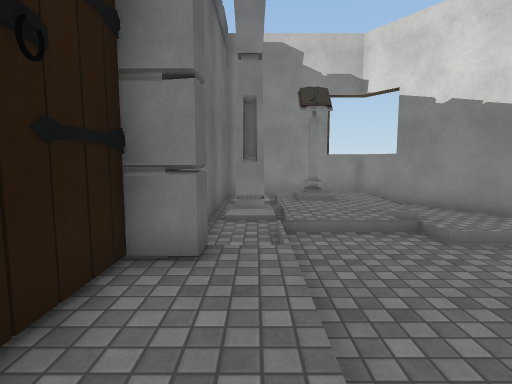
[1] (above)

12 first-person views from a walk through a 3-D level made in the Unity game engine. The camera is 1.3 m above the floor, tilts 6° down and sees 80° across. The floor is counted in squares, 1 m on a side. Each view is taken from the middle of a square. On the plan, view 1 faces up. The plan holds only what a view shows up to about 14 squares ahead; the rest is blank. The place goes on beyond the plan. Surface patterns are stand-ins for the level's own textures.

[2]
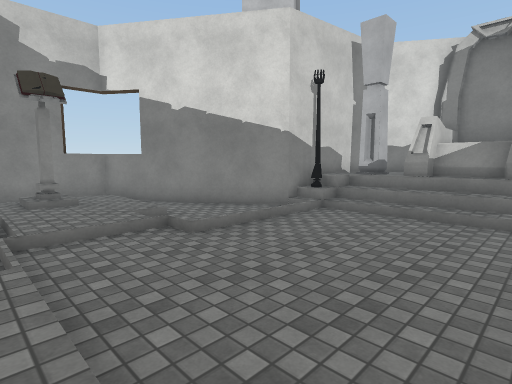

[3]
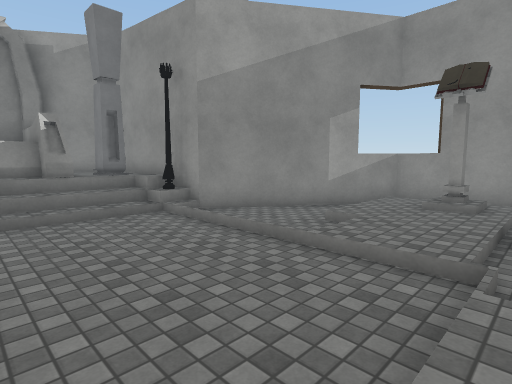

[4]
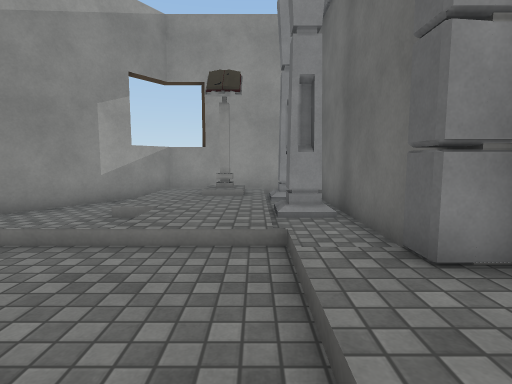

[5]
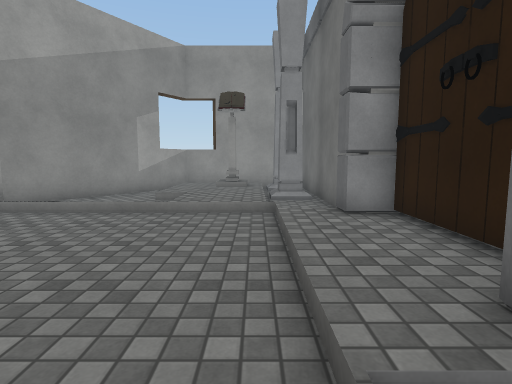

[6]
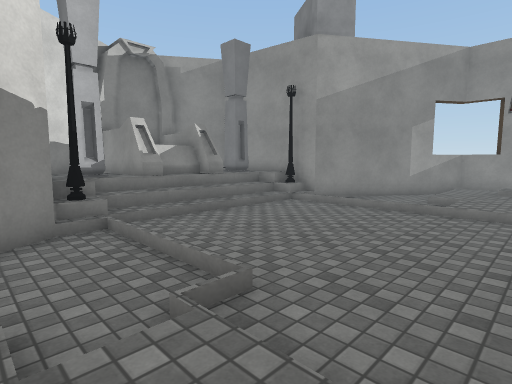

[7]
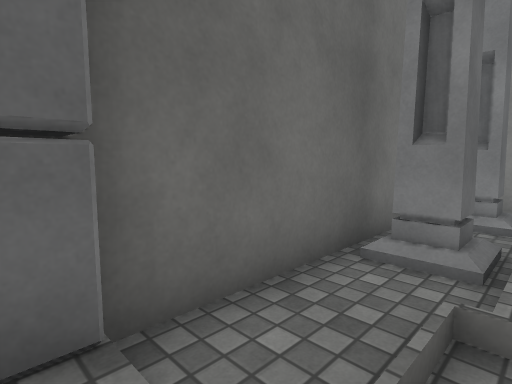

[8]
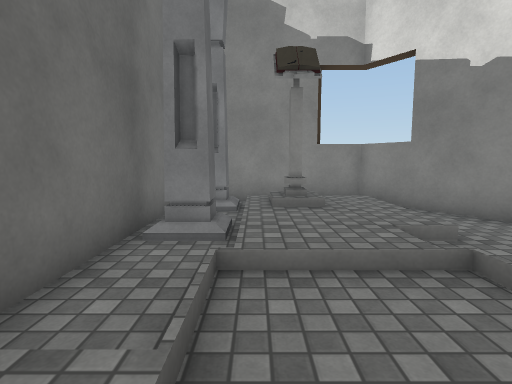

[9]
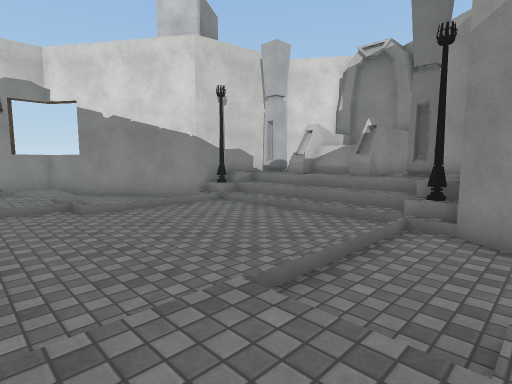

[10]
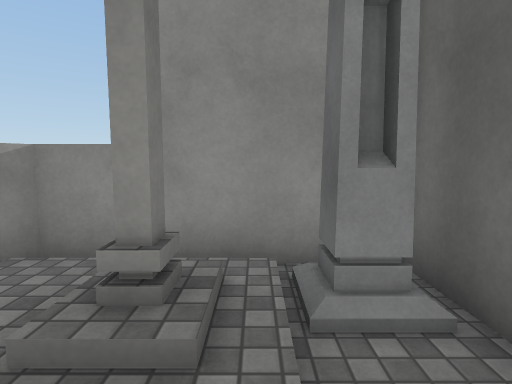

[11]
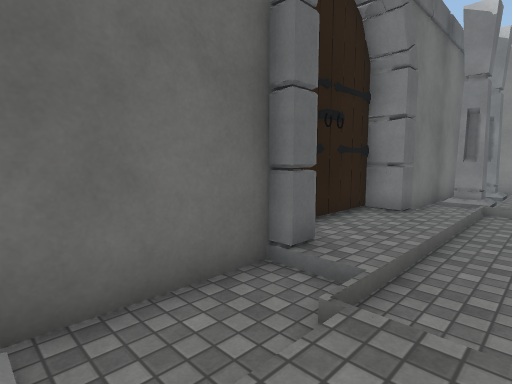

[12]
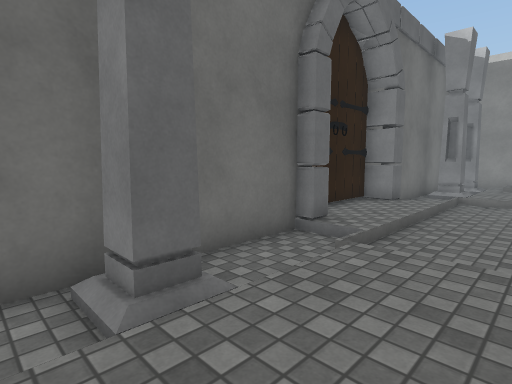

### Floor plan
Key: @ floor where view 1 was taken; # wall or solid block; . main floor; : floor 0.25 m higher than the main floor; + floor 0.5 m higher than the main floor; / step, stairs or slope; = window, fence, low wall or low ledge; ^ raised ledge.
Columns run from 2 left of view 1 to 13 right of it. Each row starts with its distance up from view 1.
 13   ######
 12  ##////#
 11  ##:/:/##
 10  #.:+:/.##
  9  ##:::/..#
  8  ##:://..##
  7  #.::/....##
  6  #......../###
  5  #.........//#
  4 ##:........//##
  3 #::........//###
  2 #::........//=^
  1 #::........//###
  0 ##@........//##
 -1  #.........//#
 -2  #.::/..../###
 -3  #.::/....###
 -4  ##:://..##
 -5  ##::::..#
 -6  #.:+::.##
 -7  ##:/::##
 -8  ##////#
 -9   ######

Positions as (right, up) in squares from view 1, and headings:
1: (0, 0), facing up
2: (0, 0), facing up-right
3: (0, 3), facing down-right
4: (1, 3), facing down
5: (1, 6), facing down
6: (1, 8), facing down-right
7: (1, 4), facing up-left
8: (1, 3), facing up
9: (1, -4), facing up-right
10: (1, -4), facing down
11: (2, -4), facing up-left
12: (3, -6), facing up-left
